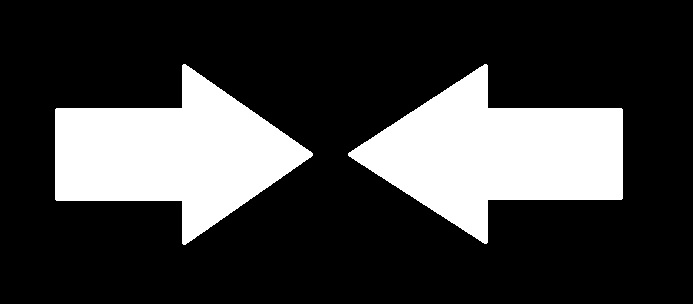
#> input picture images/blackandwhite.jpg, 693 x 304 px; the run also reads 1 picture not shown here
$ jupyter execute --allow-errors TP6_student.ipynb   (shell and % lines are left out)
#> lines starting #> are read from the running program, lines starting #| are printed output that depends on the picture; after the words box and inside, x2 and y2 are one past the last pixel; in counts of white or black regions, pixels touching at a corner belong together
# TP6 - Salient Points Detectors and Descriptors

Detecting and describing salient points in an image has numerous real-world applications like object retrieval, the stitching of photographs into a single panoramic view, or even [SLAM](https://en.wikipedia.org/wiki/Simultaneous_localization_and_mapping). In this practical session, we will implement some primitive methods and discover more complex ones proposed by modern libraries.

Despite the simplicity of the methods we will implement, this should help you better grasp the subtleties involved in state of the art methods.

[cell 1]
# The following packages will be useful throughout the session
print("Installing and updating packages may take a minute...", end="")
print("Done.")

# For ease of use, we won't rewrite them this time
from scipy import ndimage
from skimage.feature import corner_peaks

# Usual imports
from matplotlib import pyplot as plt
import numpy as np
import ipywidgets
import imageio
import cv2

## Part 1 : Harris Corner Detector

The Harris Corner Detector is the first one covered in the course. It is very simple, as it relies on a local, single scale measure. We will implement it here.

You are encouraged to open [the wikipedia section about it](https://en.wikipedia.org/wiki/Corner_detection#The_Harris_&_Stephens_/_Plessey_/_Shi%E2%80%93Tomasi_corner_detection_algorithms) as well as the one about the [structure tensor](https://en.wikipedia.org/wiki/Structure_tensor) to have the complete mathematical reasoning behind the formulas.

Consider taking an image patch $[x,y]$ with $x \in \mathbb{R}^W$ and $y \in \mathbb{R}^H$. Working on a grayscale image, we will have to compute the structure tensor

$$
A = \sum_u \sum_v w[u,v]
\begin{pmatrix}
I_x[u,v]^2 & I_x[u,v] I_y[u,v] \\
I_x[u,v] I_y[u,v] & I_y[u,v]^2
\end{pmatrix}
=
\begin{pmatrix}
\langle I_x^2 \rangle & \langle I_x I_y \rangle\\
\langle I_x I_y \rangle & \langle I_y^2 \rangle
\end{pmatrix}
$$

where $I_x$ and $I_y$ are the (periodized) horizontal and vertical partial derivatives of intensity $I$ and where the angle brackets $\langle \cdot \rangle$ simply denote weighted sum within a sliding window around every pixel (we are basically talking about a convolution with the window kernel). Therefore, $A$ ends up being a $H\times W\times 2\times 2$ tensor.

**Note:** For a more rigorous mathematical writing of $A$, scroll down to the bottom of this notebook.

For every pixel, we are interested about the order of magnitude of the eigenvalues $\lambda_1, \lambda_2$ of $A$.

1. If $\lambda_1 \approx 0$ and $\lambda_2 \approx 0$, this pixel has no feature of interest
2. If $\lambda_1 \approx 0$ and $\lambda_2$ has some significant value (or vice-versa), we have found an edge
3. If $\lambda_1$ and $\lambda_2$ have large positive values, we have found a corner.

For performance considerations at that time (1988), the authors proposed to avoid computing the eigenvalues, considering that this decision could be made by considering that a high

$$
M_c = \lambda_1 \lambda_2 - \kappa \left( \lambda_1 + \lambda_2 \right) ^2
$$

was characteristic of corners. (with empirical values of $\kappa$ lying in $[0.04,0.15]$)

Recall that $\lambda_1\lambda_2$ is nothing but $\text{det}(A)$ and that $\lambda_1+\lambda_2$ is $\text{trace}(A)$, which allow us to compute $M_c$ very efficiently.

$$
M_c = \lambda_1 \lambda_2 - \kappa \left( \lambda_1 + \lambda_2 \right) ^2 = \text{det}(A) - \kappa \left(\text{trace}\left(A\right) \right)^2
$$

Since then, the Noble's corner measure $M'_c$ has been proposed

$$
M'_c = 2\frac{\text{det}(A)}{\text{trace}(A)+\epsilon}
$$

which we will implement as well when no $\kappa$ is provided.

Let us load a simple image, with really sharp corners and edges.

[cell 2]
# TO RUN
arrows = imageio.imread("images/blackandwhite.jpg", pilmode="I") / 255

print(arrows.shape)
#| (304, 693)
#> the sliders are set to k = 0.15
plt.imshow(arrows, cmap="gray")
plt.show()

For more consistency with the previous TPs, we will keep working with the good old convolution using FFT (given for your convenience). However, keep in mind that using the `convolve` function from *scipy.ndimage* is equivalent.

`from scipy.ndimage import convolve`

[cell 3]
# TO RUN

# Remember this function from TP4_utils.py
# [20 lines left out: functions resize_and_fix_origin, convolve, not called in this run]

## 1.a] $\mathbf{I_x} $ and $\mathbf{I_y} $

The [sobel filter](https://en.wikipedia.org/wiki/Sobel_operator) is a practical approximation for the derivative in an image. It allows us to compute $I_x$ and $I_y$ in the following manner :

$$
I_x = \begin{bmatrix}
 -1 & 0 & +1  \\
-2 & 0 & +2 \\
-1 & 0 & +1
\end{bmatrix} * I
\quad
\mbox{and}
\quad
I_y = \begin{bmatrix}
 -1 & -2 & -1\\
 0 & 0 & 0 \\
+1 & +2 & +1
\end{bmatrix} * I
$$

where $*$ denotes a convolution.

Let us implement it.

[cell 4]
# TO COMPLETE
def partial_derivatives(image):
    """
    Compute partial horizontal and vertical partial derivatives
    Please recall that you are allowed to use the convolve() function imported at the beginning
    """
    # Sobel horizontal and vertical kernels
    Sx = ...
    Sy = ...


    return Ix, Iy

## 1.b] $\mathbf{A}$

Now that we have $I_x$ and $I_y$ , let us compute $A$.

$$
A =
\begin{bmatrix}
\langle I_x^2 \rangle & \langle I_x I_y \rangle\\
\langle I_x I_y \rangle & \langle I_y^2 \rangle
\end{bmatrix}
$$

In our case, $w(u,v)$ will be a gaussian kernel with $\sigma$ passed as argument. It presents the advantage of being isotropic and separable. Don't hesitate to use the `gaussian_filter` function from `scipy.ndimage` imported at the beginning of this notebook.

[cell 5]
# TO COMPLETE
# [10 lines left out: function computeA, not called in this run]

# 1.c] $\mathbf{\text{det} (A)}$ and $\mathbf{\text{trace} (A)}$

We can then compute $\text{det}(A)$ and $\text{trace}(A)$.

$
\text{det}(A) = \langle I_x^2 \rangle \langle I_y^2 \rangle - \langle I_x I_y \rangle^2 \\
\text{trace}(A) = \langle I_x^2 \rangle + \langle I_y^2 \rangle \\
$

[cell 6]
# TO COMPLETE
# [7 lines left out: function det_and_trace_A, not called in this run]

## 1.d] $\mathbf{\text{M}_c}$

We finally have all our components for computing our two corner measures :

$
M_c = \text{det}(A) - \kappa \left(\text{trace}\left(A\right) \right)^2 \\
M'_c = 2\frac{\text{det}(A)}{\text{trace}(A)+\epsilon}
$

[cell 7]
# [14 lines left out: function compute_Mc, not called in this run]

## Synthesis

[cell 8]
# TO RUN
def harris_corner_measure(image, k=None, sigma=1, eps=1e-6):
    """Compute the harris corner measure if k is not None, Noble's if k is None
    """
    # Compute the partial derivatives
    Ix, Iy = partial_derivatives(image)

    # Compute structure tensor A
    (Axx, Axy, Ayy) = computeA ( Ix, Iy, sigma)

    # Compute det and trace of A
    (det, trace) = det_and_trace_A (Axx, Axy, Ayy)

    Mc = compute_Mc (det, trace, k=k, eps=eps)

    return Mc

We now have a *corner measure* at every pixel. A corner usually impacts the score of several pixels, so we have to extract local maximas, which can prove to be complicated. For this purpose, we are going to use the `corner_peaks` function from *scikit-image* imported at the beginning of the notebook. It will basically discretize those maximas into simple coordinates that we can then emphasize.

The following cell should basically highlight the corners in red. Notice the parameters that are used to call `harris_corner_measure`. Does playing with them impact the corner measure map and/or the detected corners ?

[cell 9]
# TO RUN
# [7 lines left out: function draw_corners, not called in this run]

#> (the rest of this cell did not finish here and is left out)

**Question:** How does the $\kappa$ parameter affect the corner detection ? Can you explain it ?

[cell 10]
# Your discussion here

## Results on a more realistic image

Here is the image we are interested in

[cell 11]
# TO RUN
image = imageio.imread("images/cube_small.png")
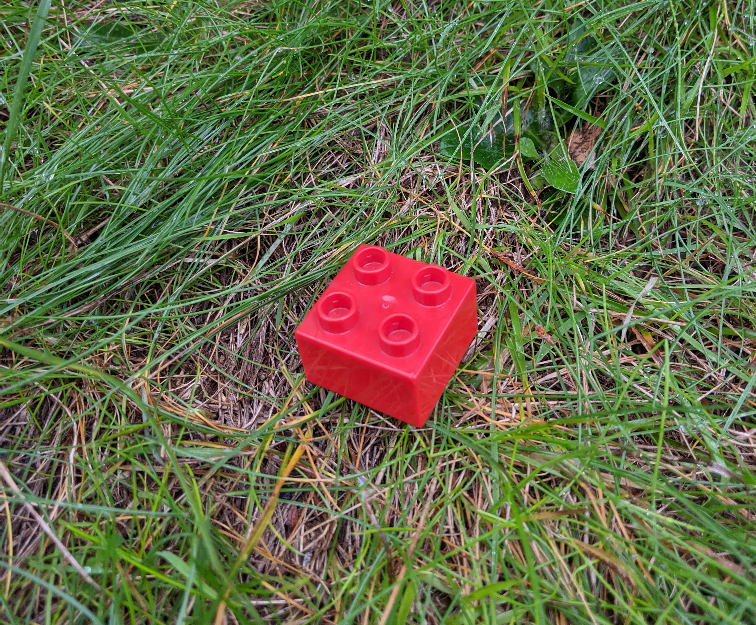
#> input picture images/cube_small.png, 756 x 625 px
#> image is the input picture: shape (625, 756, 3); mean R, G, B 101, 106.4, 71.3
#> the sliders are set to R_range = <module 'ipywidgets.IntRangeSl, G_range = <module 'ipywidgets.IntRangeSl, B_range = <module 'ipywidgets.IntRangeSl, remove_noise = True, window = False
#> the sliders are set to k = 0.15, sigma = 1
plt.figure(figsize=(8,8)).gca().imshow(image);

We would like to use the Harris Corner detector to detect the corners of the red roses.

To this aim, you will first try to extract an appropriate binary image discarding the rest of the image

[cell 12]
# TO RUN
# The first step is to get a binary image.
# We do this by specifying lower and upper bounds (thresholds) on the RGB values of the image.
# To help you, I designed a little tool allowing to find a correct set of thresholds.
R_widget = ipywidgets.IntRangeSlider(max=255, continuous_update=False)
G_widget = ipywidgets.IntRangeSlider(max=255, continuous_update=False)
B_widget = ipywidgets.IntRangeSlider(max=255, continuous_update=False)
remove_noise = ipywidgets.Checkbox(value=True, description='Remove salt and pepper noise')
window = ipywidgets.Checkbox(value=False, description='Close-up view')
#> (the rest of this cell did not finish here and is left out)

Once you are happy with your binary image, fix the range values here below!

[cell 13]
# TO COMPLETE
R_range_min = ...
R_range_max = ...
G_range_min = ...
G_range_max = ...
B_range_min = ...
B_range_max = ...


#> (the rest of this cell did not finish here and is left out)

[cell 14]
# TO RUN
default_k = 0.15
default_sigma = 1
#> (the rest of this cell did not finish here and is left out)

**Question:** Does the Harris corner detector work as well as for the arrow image in this situation ? Is $\kappa$ of any use here ?

[cell 15]
# Your discussion here

You can play with the parameters in the cell below.

You are encouraged to test the detector on the *leaf* image, which is in gray level here!

You can also test the corner detection on the *circuit_large* image from TP4 (good memories :D ).

**Note:** You might be changing the `thickness` parameter of `draw_corners`.

**Using $\kappa=0$ will switch to Nobel's measure.**

[cell 16]
# TO RUN
leaf = imageio.imread("images/leaf-identification.jpg", pilmode="I") / 255
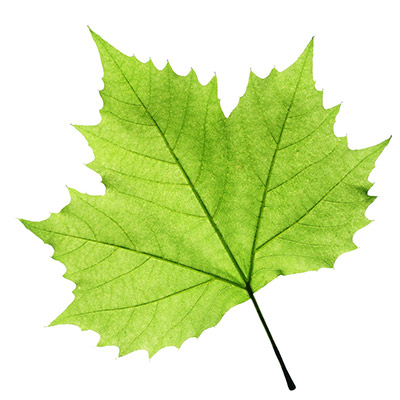
#> input picture images/leaf-identification.jpg, 400 x 400 px
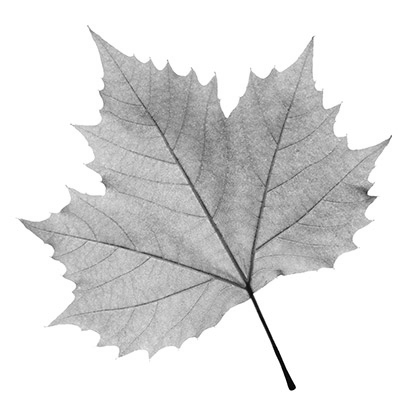
#> leaf: shape (400, 400) float64; min 0, max 1, mean 0.863
circuit = imageio.imread("images/circuit_large.png", pilmode="I") / 255
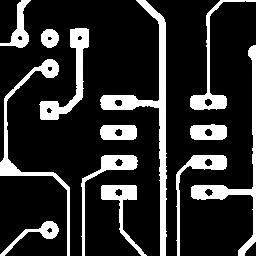
#> input picture images/circuit_large.png, 256 x 256 px
crosses = imageio.imread("images/crosses.png", pilmode="I") / 255
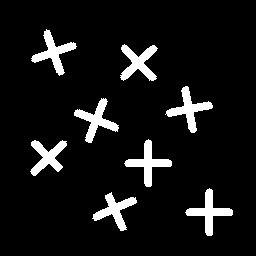
#> input picture images/crosses.png, 256 x 256 px
#> crosses: shape (256, 256) float64; values 0.00392 (black) and 1 (white), 8% white; 8 white regions, largest, box (x1, y1, x2, y2) and area: (120, 44, 158, 81) 672, (165, 86, 213, 133) 670, (74, 98, 119, 143) 670
#> the sliders are set to image = circuit, k = 0.15, sigma = 2.5

#> (the rest of this cell did not finish here and is left out)

    corners = corner_peaks(M_c, threshold_rel=0.1)

    plt.figure(figsize=(15,6))
    plt.subplot(121, title="Corner Measure")
    plt.imshow(M_c)
    plt.colorbar()

    plt.subplot(122, title="Corners")
    plt.imshow(draw_corners(image, corners, thickness=3))
    plt.show()

**Question:** Qualitatively, given a new image, how would you choose $\sigma$?

[cell 17]
# Your discussion here

## Part 2 : A BRIEF-like Descriptor

Salient points are usually not really useful by themselves. For doing more, we need point descriptors, so that we can pair some extracted from an image with others from another image for instance. We will here create a simple descriptor based on [BRIEF](https://infoscience.epfl.ch/record/149242/files/top_1.pdf) which as been mentioned during the lecture. Note however that ours will be a bit simplified and our implementation much less efficient.

Key properties of a good descriptor is that it should be robust enough so that a point gets about the same descriptor under different conditions (point of view, lightning, ...), but we want as much as possible to avoid having colliding descriptors for different, unrelated points.

The idea behind BRIEF is that by combining many intensity comparison tests around the point of interest, we can construct a vector that will characterize it and achieve a reasonable robustness - discriminability tradeoff.

[cell 18]
# TO RUN
def create_test_pairs(n_tests, patch_size):
    """Creates pairs of points around the origin within a certain neighborhood.
    Those pairs of points constitute comparison tests that will create a descriptor
    of the surrounding of a given point.

    patch_size
        the expected size of the patch to describe around origin (most of the points fit in -2std, 2std)
        when generating a gaussian. Let us simply clip the others to those limits
    """
    # Generate following a gaussian distribution
    std = patch_size / 4
    points = np.random.randn(n_tests,4) * std
    # Clip the points within the patch size and make them integers
    points = np.clip(points, -2*std, 2*std)
    points = points.astype(np.int32)
    return points

Let us create and visualize the different randomly generated pairs that will compose our descriptor:

[cell 19]
# TO RUN
np.random.seed(0)
patch_size = 28
# Generate 100 test pairs
test_pairs = create_test_pairs(100, patch_size)

# Plot them
plt.figure(figsize=(5,5))
for x1, y1, x2, y2 in test_pairs:
    plt.plot([x1,x2], [y1,y2])
plt.gca().set_aspect(1)
plt.title("Pairs of points for building BRIEF descriptor")
plt.xlabel("$x$ offset")
plt.ylabel("$y$ offset")
plt.show()
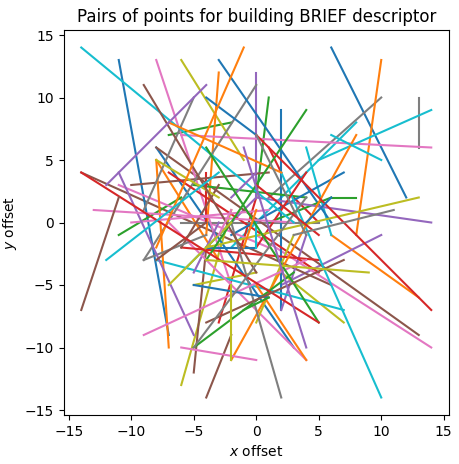
#> figure drawn by matplotlib, 1 panel
#> (the rest of the program and of its run is left out)
